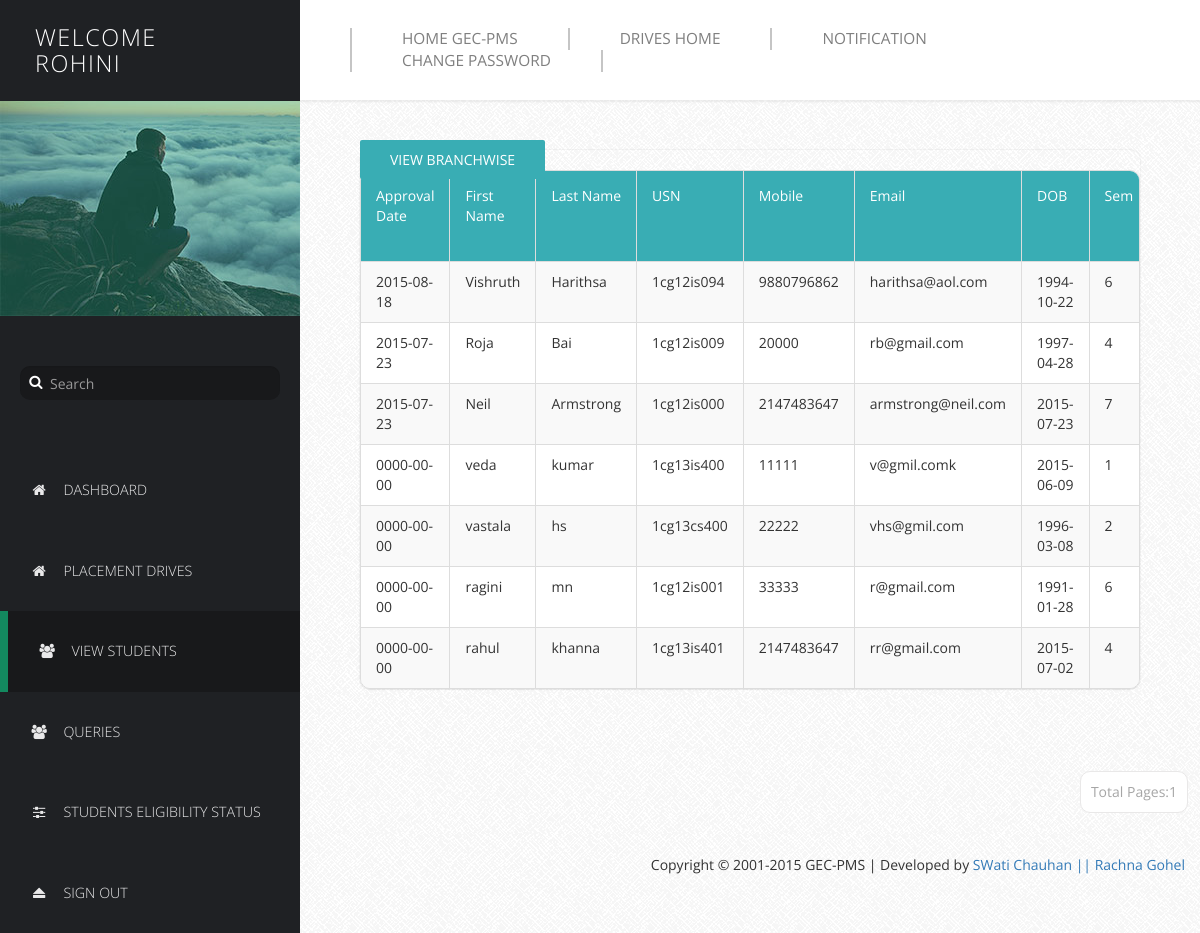
Page /Profilers/PProfile/manage-users.php (signed in) on the committed database.
### tables this page shows
CREATE TABLE IF NOT EXISTS `basicdetails` (
  `Id` int(11) NOT NULL AUTO_INCREMENT,
  `FirstName` varchar(25) NOT NULL,
  `LastName` varchar(25) NOT NULL,
  `USN` varchar(10) NOT NULL,
  `Mobile` bigint(11) NOT NULL,
  `Email` varchar(255) NOT NULL,
  `DOB` date NOT NULL,
  `Sem` int(11) NOT NULL,
  `Branch` varchar(15) NOT NULL,
  `SSLC` float NOT NULL,
  `PU/Dip` float NOT NULL,
  `BE` float NOT NULL,
  `Backlogs` int(11) NOT NULL,
  `HofBacklogs` tinyint(1) NOT NULL,
  `DetainYears` int(11) NOT NULL,
  `Approve` tinyint(1) NOT NULL DEFAULT '0',
  `ApprovalDate` date NOT NULL,
  PRIMARY KEY (`Id`,`USN`),
  UNIQUE KEY `USN` (`USN`,`Mobile`,`Email`)
);

### Profilers/PProfile/manage-users.php (the view, shortened to what this page needs)
<!DOCTYPE html>
<html lang="en">
  <head>
    <link href="css/font-awesome.min.css" rel="stylesheet">
    <link href="css/bootstrap.min.css" rel="stylesheet">
    <link href="css/templatemo-style.css" rel="stylesheet">
  </head>
  <body>
    <div class="templatemo-flex-row">
      <div class="templatemo-sidebar">
        <header class="templatemo-site-header">
          <?php
		  $Welcome = "Welcome";
          echo "<h1>" . $Welcome . "<br>". $_SESSION['pusername']. "</h1>";
		 echo "<br>";
		  ?>
        </header>
        <div class="profile-photo-container">
          <img src="images/profile-photo.jpg" alt="Profile Photo" class="img-responsive">
          <div class="profile-photo-overlay"></div>
        </div>
        <form class="templatemo-search-form" role="search">
          <div class="input-group">
              <button type="submit" class="fa fa-search"></button>
              <input type="text" class="form-control" placeholder="Search" name="srch-term" id="srch-term">
          </div>
        </form>
        <nav class="templatemo-left-nav">
          <ul>
         <ul>
            <li><a href="login.php" ><i class="fa fa-home fa-fw"></i>Dashboard</a></li>
            <li><a href="Placement Drives.php"><i class="fa fa-home fa-fw"></i>Placement Drives</a></li>
            <li><a href="#" class="active"><i class="fa fa-users fa-fw"></i>View Students</a></li>
            <li><a href="queries.php"><i class="fa fa-users fa-fw"></i>Queries</a></li>
            <li><a href="Students Eligibility.php"><i class="fa fa-sliders fa-fw"></i>Students Eligibility Status</a></li>
            <li><a href="logout.php"><i class="fa fa-eject fa-fw"></i>Sign Out</a></li>
          </ul>
        </nav>
      </div>
      <div class="templatemo-content col-1 light-gray-bg">
        <div class="templatemo-top-nav-container">
          <div class="row">
            <nav class="templatemo-top-nav col-lg-12 col-md-12">
              <ul class="text-uppercase">
               <li><a href="../../Homepage/index.php">Home GEC-PMS</a></li>
                <li><a href="../../Drives/index.php">Drives Home</a></li>
                <li><a href="Notif.php">Notification</a></li>
                <li><a href="Change Password.php">Change Password</a></li>
              </ul>
            </nav>
          </div>
        </div>
        <div class="templatemo-content-container">
          <div class="templatemo-content-widget no-padding">
		  	<a href="bgo.php" class="templatemo-blue-button">View Branchwise</a>
            <div class="panel panel-default table-responsive">
			  <table class="table table-striped table-bordered templatemo-user-table">
                <thead>
                  <tr>
				  <td><a   class="white-text templatemo-sort-by">Approval Date</a></td>
                    <td><a   class="white-text templatemo-sort-by">First Name</a></td>
                    <td><a   class="white-text templatemo-sort-by">Last Name </a></td>
                    <td><a  class="white-text templatemo-sort-by">USN </a></td>
                    <td><a class="white-text templatemo-sort-by">Mobile  </a></td>
					   <td><a  class="white-text templatemo-sort-by">Email </a></td>
                       <td><a class="white-text templatemo-sort-by">DOB  </a></td>
   <td><a   class="white-text templatemo-sort-by">Sem </a></td>
				  </thead>
			   <?php
$num_rec_per_page=15;
if (isset($_GET["page"])) { $page  = $_GET["page"]; } else { $page=1; };
$start_from = ($page-1) * $num_rec_per_page;
$sql = "SELECT * FROM basicdetails where Approve='1' ORDER BY ApprovalDate DESC LIMIT $start_from, $num_rec_per_page";
$rs_result = mysql_query ($sql);
?>
<?php
while ($row = mysql_fetch_assoc($rs_result))
{
            print "<tr>";
print "<td>" . $row['ApprovalDate'] . "</td>";
print "<td>" . $row['FirstName'] . "</td>";
print "<td>" . $row['LastName'] . "</td>";
print "<td>" . $row['USN'] . "</td>";
print "<td>" . $row['Mobile'] . "</td>";
print "<td>" . $row['Email'] . "</td>";
print "<td>" . $row['DOB'] . "</td>";
print "<td>" . $row['Sem'] . "</td>";
print "</tr>";
}
?>
              </table>
			  </div>
			  </div>
			  </div>
  <div class="pagination-wrap">
  <ul class="pagination">
			  <?php
$num_rec_per_page=15;
$sql = "SELECT * FROM basicdetails where Approve='1' ";
$rs_result = mysql_query($sql);
$total_records = mysql_num_rows($rs_result);
$totalpage = ceil($total_records / $num_rec_per_page);
$currentpage = (isset($_GET['page']) ? $_GET['page'] : 1);
	 if($currentpage == 0)
	{
	}
	else if( $currentpage >= 1  &&  $currentpage <= $totalpage  )
	{
	 echo "<li><a>Total Pages:".$totalpage."</a></li>";
}
 ?>
</ul>
</div>
        <footer class="text-right">
            <p>Copyright &copy; 2001-2015 GEC-PMS
            | Developed by <a href="#" target="_parent">SWati Chauhan || Rachna Gohel</a>
          </p>
          </footer>
        </div>
      </div>
  </body>
</html>

### Profilers/PProfile/css/templatemo-style.css (style rules this page uses)
* { font-family: 'Open Sans', sans-serif; }
body { font-size: 13px; }
body, .templatemo-left-nav { background: #1f2124; }
h1, h2, h3 { margin: 0; }
ul { list-style-type: none; margin: 0; padding: 0; }
nav li { font-size: 1.1em; list-style: none; text-transform: uppercase; }
.white-text { color: white; }
.light-gray-bg { font-family:"Trebuchet MS", "Myriad Pro", Arial, sans-serif; font-size:14px; background:#f4f4f4 url(../images/bg.png) repeat top left; color:#333; overflow-y:scroll; }
footer { padding: 15px; }
.templatemo-sidebar { width: 300px; }
.templatemo-site-header { margin: 25px 30px; }
.templatemo-site-header h1 { color: white; display: inline-block; font-size: 1.8em; font-weight: 300; letter-spacing: 1.5px; margin: 0 5px; text-transform: uppercase; vertical-align: middle; }
.profile-photo-container { position: relative; }
.profile-photo-overlay { background-color: rgba(4, 152, 114, 0.35); position: absolute; top: 0; left: 0; width: 100%; height: 100%; transition: all 0.3s ease; }
.templatemo-search-form { font-size: 1.1em; margin: 50px 20px; }
.templatemo-search-form .input-group { width: 100%; }
.templatemo-search-form .input-group .form-control { background-color: #18191b; border: none; border-radius: 10px; color: #DDD; padding-left: 30px; }
.templatemo-search-form .input-group { position: relative; }
.fa-search { height:32px; width:32px; border: none; cursor: pointer; color:white; background:transparent; position:absolute; top: 0; left: 0; z-index: 100; }
.templatemo-left-nav li { font-weight: 300; }
.templatemo-left-nav a.active, .templatemo-left-nav a:hover { background: #18191b; border-left: 8px solid #13895F; }
.templatemo-left-nav a { color: #e9e9ea; display: block; padding: 30px; transition: all 0.3s ease; }
.templatemo-left-nav .fa { margin-right: 15px; }
.templatemo-top-nav-container { background-color: white; padding: 28px 50px; box-shadow: 0px 0px 2px 2px rgba(161, 159, 159, 0.18); }
.templatemo-top-nav li { float: left; list-style: none; }
.templatemo-top-nav a { color: #7f7f7f; display: block; padding: 0 50px; border-left: 2px solid #c5c5c5; }
.templatemo-top-nav li:last-child a { border-right: 2px solid #c5c5c5; }
.templatemo-content { margin-top: 0px; min-height: 600px; padding: 0; overflow-x: hidden; }
.templatemo-content-container { padding: 40px 50px; }
.templatemo-flex-row { display: -webkit-flex; display: -ms-flexbox; display: flex; }
.col-1 { -webkit-flex: 1; -ms-flex: 1; flex: 1; }
.templatemo-content-widget { border-radius: 10px; padding: 30px; position: relative; margin: 10px; box-shadow: 0px 0px 1px 1px rgba(161, 159, 159, 0.1); }
.templatemo-content-widget.no-padding { padding: 0; }
.panel { border-radius: 10px; }
.pagination-wrap { margin-right: 10px; text-align: right; }
.pagination>li>a { border-color: #E9E8E8; color: #a6a6a6; margin: 2px; padding: 10px; }
.pagination>li>a, .pagination>li:first-child>a, .pagination>li:last-child>a { border-radius: 10px; }
.table { margin-bottom: 0; }
.table>tbody>tr>td { padding: 10px 15px; }
.table>thead>tr>td { padding: 15px; }
.templatemo-blue-button, .templatemo-white-button { border-radius: 2px; padding: 10px 30px; text-transform: uppercase; transition: all 0.3s ease; }
.templatemo-blue-button { background-color: #39ADB4; border: none; color: white; }
.templatemo-user-table thead { background-color: #39ADB4; color: white; }
.panel>.table-responsive:last-child>.table:last-child, .panel>.table:last-child { border-bottom-right-radius: 10px; border-bottom-left-radius: 10px; }
.panel>.table:first-child { border-top-left-radius: 10px; border-top-right-radius: 10px; }
@media only screen and (min-width: 768px) { .templatemo-left-nav { display: block !important; } }

### rows in the picture
basicdetails: ApprovalDate "2015-08-18", FirstName "Vishruth", LastName "Harithsa", USN "1cg12is094", Mobile "9880796862", Email "harithsa@aol.com", DOB "1994-10-22", Sem "6"
basicdetails: ApprovalDate "2015-07-23", FirstName "Roja", LastName "Bai", USN "1cg12is009", Mobile "20000", Email "rb@gmail.com", DOB "1997-04-28", Sem "4"
basicdetails: ApprovalDate "2015-07-23", FirstName "Neil", LastName "Armstrong", USN "1cg12is000", Mobile "2147483647", Email "armstrong@neil.com", DOB "2015-07-23", Sem "7"
basicdetails: ApprovalDate "0000-00-00", FirstName "veda", LastName "kumar", USN "1cg13is400", Mobile "11111", Email "v@gmil.comk", DOB "2015-06-09", Sem "1"
basicdetails: ApprovalDate "0000-00-00", FirstName "vastala", LastName "hs", USN "1cg13cs400", Mobile "22222", Email "vhs@gmil.com", DOB "1996-03-08", Sem "2"
basicdetails: ApprovalDate "0000-00-00", FirstName "ragini", LastName "mn", USN "1cg12is001", Mobile "33333", Email "r@gmail.com", DOB "1991-01-28", Sem "6"
basicdetails: ApprovalDate "0000-00-00", FirstName "rahul", LastName "khanna", USN "1cg13is401", Mobile "2147483647", Email "rr@gmail.com", DOB "2015-07-02", Sem "4"

### other values in the picture
$Welcome "WELCOME"
$_SESSION['pusername'] "ROHINI"
$totalpage "1"
